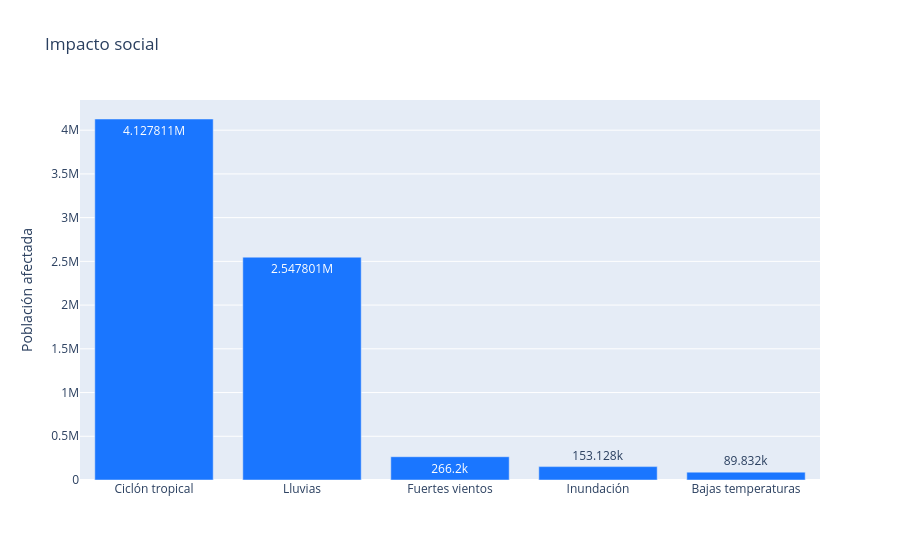

The notebook cell this image was saved under:
### Markdown cell above
# Según el Atlas de Riesgos del estado de Veracruz, ¡la entidad ocupa el segundo lugar a nivel nacional en impactos por ciclones tropicales!

### Code cell
fig2=px.bar(impacto_social, color_discrete_sequence=['rgb(26, 118, 255)'], title="Impacto social", text_auto=True)
fig2.update_layout(xaxis_title=" ", yaxis_title="Población afectada", showlegend=False)
fig2.show()

### Figure 1 — Plotly figure (JSON) as saved in the notebook; plotly's stock layout.template omitted (floating-point values rounded to 4 significant figures)
{"data": [{"hovertemplate": "variable=0<br>index=%{x}<br>value=%{y}<extra></extra>", "legendgroup": "0", "marker": {"color": "rgb(26, 118, 255)", "pattern": {"shape": ""}}, "name": "0", "orientation": "v", "showlegend": true, "textposition": "auto", "texttemplate": "%{y}", "type": "bar", "x": ["Ciclón tropical", "Lluvias", "Fuertes vientos", "Inundación", "Bajas temperaturas"], "xaxis": "x", "y": [4127811, 2547801, 266200, 153128, 89832], "yaxis": "y"}], "layout": {"barmode": "relative", "legend": {"title": {"text": "variable"}, "tracegroupgap": 0}, "showlegend": false, "title": {"text": "Impacto social"}, "xaxis": {"anchor": "y", "domain": [0, 1], "title": {"text": " "}}, "yaxis": {"anchor": "x", "domain": [0, 1], "title": {"text": "Población afectada"}}}}
